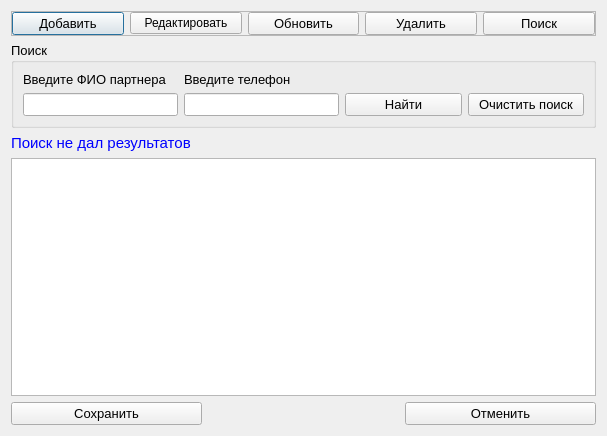
<?xml version="1.0" encoding="UTF-8"?>
<ui version="4.0">
 <class>Partners</class>
 <widget class="QDialog" name="Partners">
  <property name="geometry">
   <rect>
    <x>0</x>
    <y>0</y>
    <width>607</width>
    <height>436</height>
   </rect>
  </property>
  <property name="windowTitle">
   <string>Партнёры</string>
  </property>
  <layout class="QGridLayout" name="gridLayout_3">
   <item row="0" column="0" colspan="3">
    <widget class="QFrame" name="frame">
     <property name="frameShape">
      <enum>QFrame::StyledPanel</enum>
     </property>
     <property name="frameShadow">
      <enum>QFrame::Raised</enum>
     </property>
     <layout class="QGridLayout" name="gridLayout_2">
      <property name="leftMargin">
       <number>0</number>
      </property>
      <property name="topMargin">
       <number>0</number>
      </property>
      <property name="rightMargin">
       <number>0</number>
      </property>
      <property name="bottomMargin">
       <number>0</number>
      </property>
      <item row="0" column="0">
       <widget class="QPushButton" name="pushButton_add">
        <property name="font">
         <font>
          <pointsize>10</pointsize>
         </font>
        </property>
        <property name="text">
         <string>Добавить</string>
        </property>
        <property name="icon">
         <iconset resource="resourses.qrc">
          <normaloff>:/img/img/add.png</normaloff>:/img/img/add.png</iconset>
        </property>
       </widget>
      </item>
      <item row="0" column="2">
       <widget class="QPushButton" name="pushButton_update">
        <property name="font">
         <font>
          <pointsize>10</pointsize>
         </font>
        </property>
        <property name="text">
         <string>Обновить</string>
        </property>
        <property name="icon">
         <iconset resource="resourses.qrc">
          <normaloff>:/img/img/refresh.png</normaloff>:/img/img/refresh.png</iconset>
        </property>
       </widget>
      </item>
      <item row="0" column="4">
       <widget class="QPushButton" name="pushButton_search">
        <property name="font">
         <font>
          <pointsize>10</pointsize>
         </font>
        </property>
        <property name="text">
         <string>Поиск</string>
        </property>
        <property name="icon">
         <iconset resource="resourses.qrc">
          <normaloff>:/img/img/find.png</normaloff>:/img/img/find.png</iconset>
        </property>
       </widget>
      </item>
      <item row="0" column="3">
       <widget class="QPushButton" name="pushButton_del">
        <property name="font">
         <font>
          <pointsize>10</pointsize>
         </font>
        </property>
        <property name="text">
         <string>Удалить</string>
        </property>
        <property name="icon">
         <iconset resource="resourses.qrc">
          <normaloff>:/img/img/delete.png</normaloff>:/img/img/delete.png</iconset>
        </property>
       </widget>
      </item>
      <item row="0" column="1">
       <widget class="QPushButton" name="pushButton_edit">
        <property name="text">
         <string>Редактировать</string>
        </property>
        <property name="icon">
         <iconset resource="resourses.qrc">
          <normaloff>:/img/img/edit.png</normaloff>:/img/img/edit.png</iconset>
        </property>
       </widget>
      </item>
     </layout>
    </widget>
   </item>
   <item row="1" column="0" colspan="3">
    <widget class="QGroupBox" name="groupBox_search">
     <property name="font">
      <font>
       <pointsize>10</pointsize>
      </font>
     </property>
     <property name="title">
      <string>Поиск</string>
     </property>
     <layout class="QGridLayout" name="gridLayout" columnstretch="4,4,3,3">
      <item row="0" column="0">
       <widget class="QLabel" name="label">
        <property name="font">
         <font>
          <pointsize>10</pointsize>
         </font>
        </property>
        <property name="text">
         <string>Введите ФИО партнера</string>
        </property>
       </widget>
      </item>
      <item row="0" column="1">
       <widget class="QLabel" name="label_2">
        <property name="font">
         <font>
          <pointsize>10</pointsize>
         </font>
        </property>
        <property name="text">
         <string>Введите телефон</string>
        </property>
       </widget>
      </item>
      <item row="1" column="1">
       <widget class="QLineEdit" name="lineEdit_telefon">
        <property name="font">
         <font>
          <pointsize>10</pointsize>
         </font>
        </property>
        <property name="clearButtonEnabled">
         <bool>true</bool>
        </property>
       </widget>
      </item>
      <item row="1" column="2">
       <widget class="QPushButton" name="pushButton_find">
        <property name="font">
         <font>
          <pointsize>10</pointsize>
         </font>
        </property>
        <property name="text">
         <string>Найти</string>
        </property>
        <property name="icon">
         <iconset resource="resourses.qrc">
          <normaloff>:/img/img/findOk.png</normaloff>:/img/img/findOk.png</iconset>
        </property>
       </widget>
      </item>
      <item row="1" column="3">
       <widget class="QPushButton" name="pushButton_clear">
        <property name="font">
         <font>
          <pointsize>10</pointsize>
         </font>
        </property>
        <property name="text">
         <string>Очистить поиск</string>
        </property>
        <property name="icon">
         <iconset resource="resourses.qrc">
          <normaloff>:/img/img/clear.png</normaloff>:/img/img/clear.png</iconset>
        </property>
       </widget>
      </item>
      <item row="1" column="0">
       <widget class="QLineEdit" name="lineEdit_fio">
        <property name="clearButtonEnabled">
         <bool>true</bool>
        </property>
       </widget>
      </item>
     </layout>
    </widget>
   </item>
   <item row="2" column="0" colspan="2">
    <widget class="QLabel" name="label_result">
     <property name="maximumSize">
      <size>
       <width>16777215</width>
       <height>20</height>
      </size>
     </property>
     <property name="font">
      <font>
       <pointsize>11</pointsize>
      </font>
     </property>
     <property name="styleSheet">
      <string notr="true">color:rgb(0, 0, 255)</string>
     </property>
     <property name="text">
      <string>Поиск не дал результатов</string>
     </property>
    </widget>
   </item>
   <item row="3" column="0" colspan="3">
    <widget class="QTableView" name="tableView_partner">
     <property name="font">
      <font>
       <pointsize>10</pointsize>
      </font>
     </property>
     <property name="alternatingRowColors">
      <bool>true</bool>
     </property>
     <property name="selectionMode">
      <enum>QAbstractItemView::SingleSelection</enum>
     </property>
     <property name="selectionBehavior">
      <enum>QAbstractItemView::SelectRows</enum>
     </property>
    </widget>
   </item>
   <item row="4" column="0">
    <widget class="QPushButton" name="pushButton_save">
     <property name="font">
      <font>
       <pointsize>10</pointsize>
      </font>
     </property>
     <property name="text">
      <string>Сохранить</string>
     </property>
     <property name="icon">
      <iconset resource="resourses.qrc">
       <normaloff>:/img/img/save.png</normaloff>:/img/img/save.png</iconset>
     </property>
    </widget>
   </item>
   <item row="4" column="1">
    <widget class="QLabel" name="label_naideno">
     <property name="font">
      <font>
       <pointsize>12</pointsize>
      </font>
     </property>
     <property name="styleSheet">
      <string notr="true">color:rgb(85, 0, 255)</string>
     </property>
     <property name="text">
      <string/>
     </property>
    </widget>
   </item>
   <item row="4" column="2">
    <widget class="QPushButton" name="pushButton_cancel">
     <property name="font">
      <font>
       <pointsize>10</pointsize>
      </font>
     </property>
     <property name="text">
      <string>Отменить</string>
     </property>
     <property name="icon">
      <iconset resource="resourses.qrc">
       <normaloff>:/img/img/cancel.png</normaloff>:/img/img/cancel.png</iconset>
     </property>
    </widget>
   </item>
  </layout>
 </widget>
 <resources>
  <include location="resourses.qrc"/>
 </resources>
 <connections/>
</ui>
